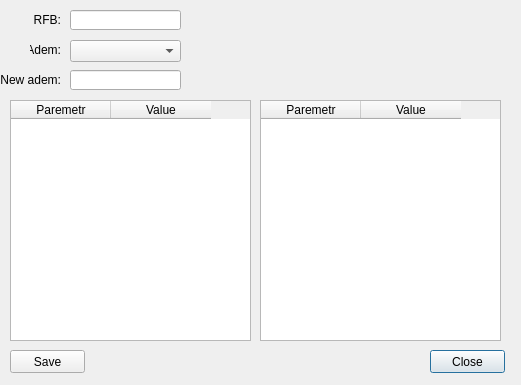
<?xml version="1.0" encoding="UTF-8"?>
<ui version="4.0">
 <class>RFBedit</class>
 <widget class="QDialog" name="RFBedit">
  <property name="windowModality">
   <enum>Qt::ApplicationModal</enum>
  </property>
  <property name="geometry">
   <rect>
    <x>0</x>
    <y>0</y>
    <width>521</width>
    <height>385</height>
   </rect>
  </property>
  <property name="windowTitle">
   <string>RFB settings edit...</string>
  </property>
  <property name="windowIcon">
   <iconset>
    <normaloff>../Img/ico32_pgn_icon.ico</normaloff>../Img/ico32_pgn_icon.ico</iconset>
  </property>
  <widget class="QTableWidget" name="tableAtrSettings">
   <property name="geometry">
    <rect>
     <x>10</x>
     <y>100</y>
     <width>241</width>
     <height>241</height>
    </rect>
   </property>
   <column>
    <property name="text">
     <string>Paremetr</string>
    </property>
    <property name="font">
     <font>
      <weight>50</weight>
      <bold>false</bold>
     </font>
    </property>
   </column>
   <column>
    <property name="text">
     <string>Value</string>
    </property>
    <property name="font">
     <font>
      <weight>50</weight>
      <bold>false</bold>
     </font>
    </property>
   </column>
  </widget>
  <widget class="QLabel" name="label">
   <property name="geometry">
    <rect>
     <x>30</x>
     <y>10</y>
     <width>31</width>
     <height>20</height>
    </rect>
   </property>
   <property name="text">
    <string>RFB:</string>
   </property>
   <property name="alignment">
    <set>Qt::AlignRight|Qt::AlignTrailing|Qt::AlignVCenter</set>
   </property>
  </widget>
  <widget class="QLabel" name="label_2">
   <property name="geometry">
    <rect>
     <x>30</x>
     <y>40</y>
     <width>31</width>
     <height>20</height>
    </rect>
   </property>
   <property name="text">
    <string>Adem:</string>
   </property>
   <property name="alignment">
    <set>Qt::AlignRight|Qt::AlignTrailing|Qt::AlignVCenter</set>
   </property>
  </widget>
  <widget class="QComboBox" name="ademCombo">
   <property name="geometry">
    <rect>
     <x>70</x>
     <y>40</y>
     <width>111</width>
     <height>22</height>
    </rect>
   </property>
  </widget>
  <widget class="QLineEdit" name="rfbName">
   <property name="geometry">
    <rect>
     <x>70</x>
     <y>10</y>
     <width>111</width>
     <height>20</height>
    </rect>
   </property>
  </widget>
  <widget class="QPushButton" name="closeBtn">
   <property name="geometry">
    <rect>
     <x>430</x>
     <y>350</y>
     <width>75</width>
     <height>23</height>
    </rect>
   </property>
   <property name="text">
    <string>Close</string>
   </property>
  </widget>
  <widget class="QPushButton" name="saveBtn">
   <property name="geometry">
    <rect>
     <x>10</x>
     <y>350</y>
     <width>75</width>
     <height>23</height>
    </rect>
   </property>
   <property name="text">
    <string>Save</string>
   </property>
  </widget>
  <widget class="QLineEdit" name="newAdem">
   <property name="geometry">
    <rect>
     <x>70</x>
     <y>70</y>
     <width>111</width>
     <height>20</height>
    </rect>
   </property>
  </widget>
  <widget class="QLabel" name="label_3">
   <property name="geometry">
    <rect>
     <x>0</x>
     <y>70</y>
     <width>61</width>
     <height>20</height>
    </rect>
   </property>
   <property name="text">
    <string>New adem:</string>
   </property>
   <property name="alignment">
    <set>Qt::AlignRight|Qt::AlignTrailing|Qt::AlignVCenter</set>
   </property>
  </widget>
  <widget class="QTableWidget" name="tableTestSettings">
   <property name="geometry">
    <rect>
     <x>260</x>
     <y>100</y>
     <width>241</width>
     <height>241</height>
    </rect>
   </property>
   <property name="sizePolicy">
    <sizepolicy hsizetype="Expanding" vsizetype="Expanding">
     <horstretch>0</horstretch>
     <verstretch>0</verstretch>
    </sizepolicy>
   </property>
   <column>
    <property name="text">
     <string>Paremetr</string>
    </property>
    <property name="font">
     <font>
      <weight>50</weight>
      <bold>false</bold>
     </font>
    </property>
   </column>
   <column>
    <property name="text">
     <string>Value</string>
    </property>
    <property name="font">
     <font>
      <weight>50</weight>
      <bold>false</bold>
     </font>
    </property>
   </column>
  </widget>
 </widget>
 <resources/>
 <connections/>
</ui>
